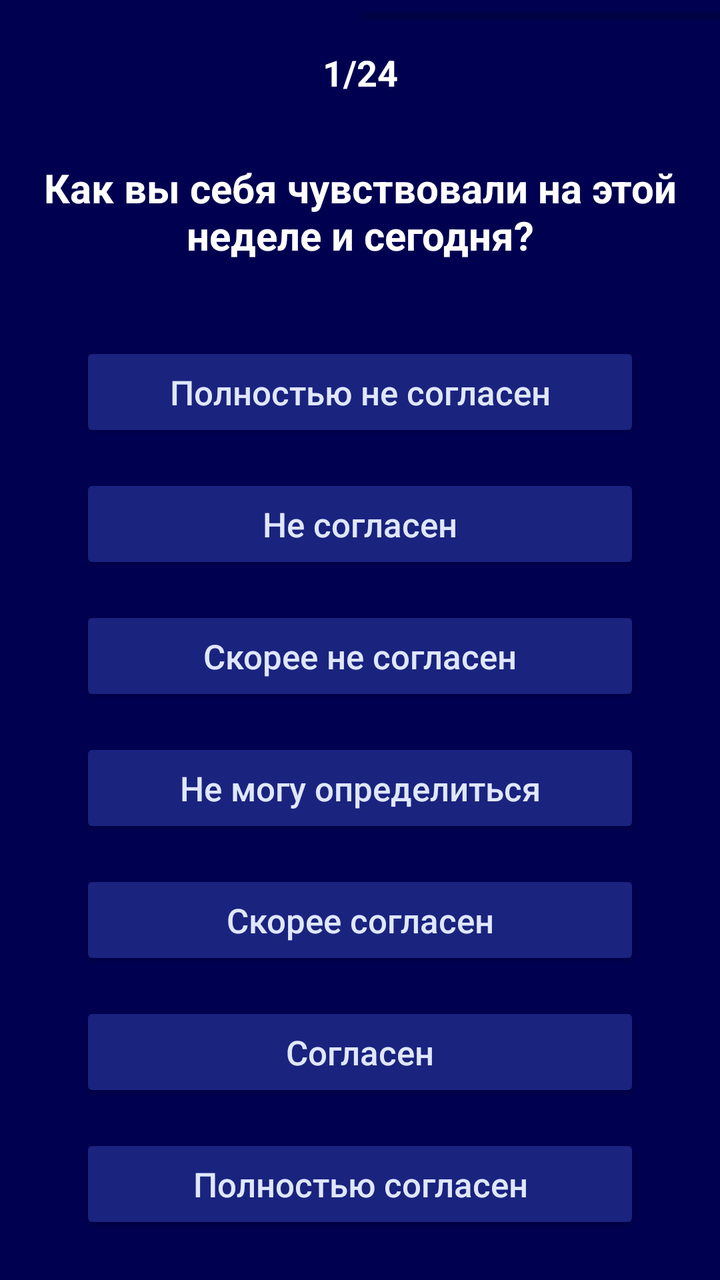
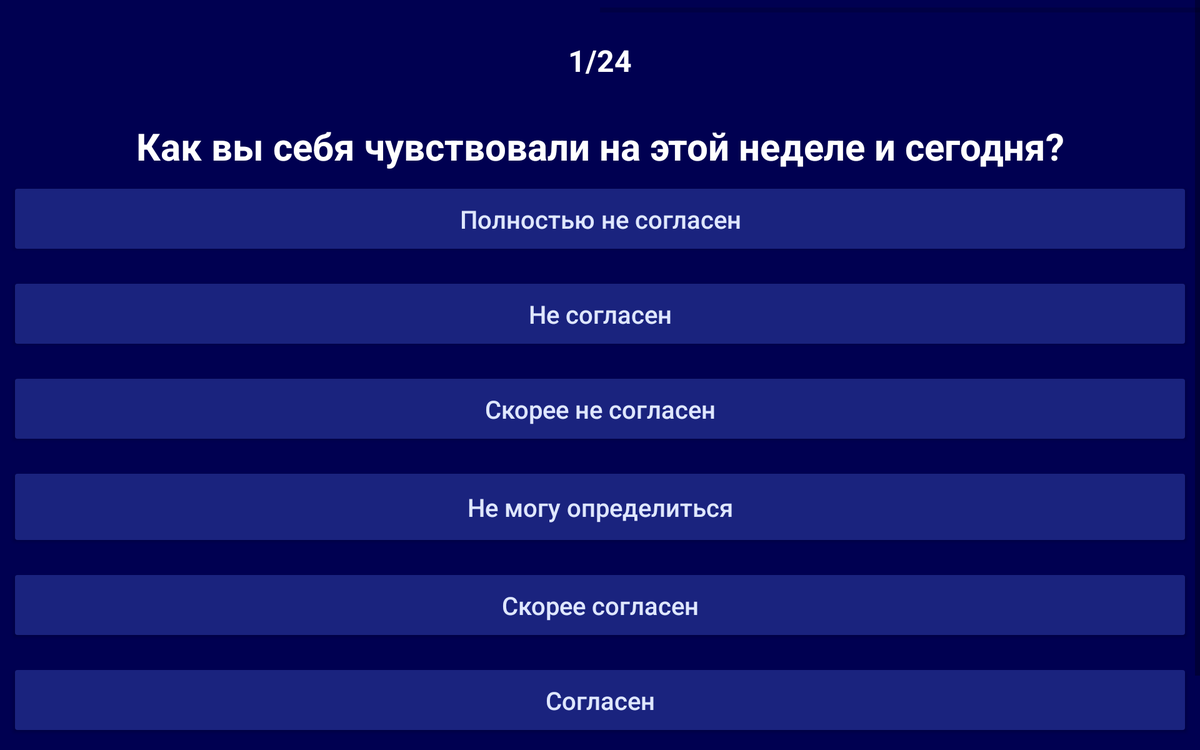

An Android layout and its configuration variant, each rendered on a device that would load it. The default file and the variant file are quoted in full after the pictures.
<!-- AndroidManifest.xml: application theme AppTheme -->
<!-- res/layout/activity_karpov.xml -->
<?xml version="1.0" encoding="utf-8"?>
<ScrollView xmlns:android="http://schemas.android.com/apk/res/android"
    xmlns:app="http://schemas.android.com/apk/res-auto"
    xmlns:tools="http://schemas.android.com/tools"
    android:layout_width="match_parent"
    android:id="@+id/root_scroll_view"
    android:layout_height="match_parent"
    android:background="@color/primaryDarkColor"
    android:fillViewport="true">

    <android.support.constraint.ConstraintLayout xmlns:android="http://schemas.android.com/apk/res/android"
        xmlns:app="http://schemas.android.com/apk/res-auto"
        xmlns:tools="http://schemas.android.com/tools"
        android:layout_width="match_parent"
        android:layout_height="wrap_content"
        android:background="@color/primaryDarkColor"
        tools:context=".ui.test.YesNoTestActivity">


        <ProgressBar
            android:id="@+id/progress_bar"
            style="?android:attr/progressBarStyleHorizontal"
            android:layout_width="match_parent"
            android:layout_height="wrap_content"
            android:progress="50"
            app:layout_constraintEnd_toEndOf="parent"
            app:layout_constraintStart_toStartOf="parent" />


        <TextView
            android:id="@+id/test_progress_count"
            android:layout_width="wrap_content"
            android:layout_height="wrap_content"
            android:layout_marginBottom="8dp"
            android:layout_marginEnd="8dp"
            android:layout_marginStart="8dp"
            android:layout_marginTop="8dp"
            android:text="1/24"
            android:textColor="@android:color/white"
            android:textSize="18sp"
            android:textStyle="bold"
            app:layout_constraintBottom_toTopOf="@+id/question_text"
            app:layout_constraintEnd_toEndOf="parent"
            app:layout_constraintStart_toStartOf="parent"
            app:layout_constraintTop_toBottomOf="@+id/progress_bar" />

        <ImageView
            android:id="@+id/back_navigation_btn"
            android:layout_width="24dp"
            android:layout_height="24dp"
            android:layout_marginStart="8dp"
            android:layout_marginTop="8dp"
            app:layout_constraintStart_toStartOf="parent"
            app:layout_constraintTop_toBottomOf="@+id/progress_bar"
            app:srcCompat="@drawable/ic_arrow_back_white_24dp" />

        <TextView
            android:id="@+id/question_text"
            android:layout_width="match_parent"
            android:layout_height="wrap_content"
            android:layout_marginTop="32dp"
            android:text="Как вы себя чувствовали на этой неделе и сегодня?"
            android:textAlignment="center"
            android:textColor="@android:color/white"
            android:textSize="20sp"
            android:textStyle="bold"
            android:layout_marginStart="8dp"
            android:layout_marginEnd="8dp"
            app:layout_constraintEnd_toEndOf="parent"
            app:layout_constraintHorizontal_bias="0.0"
            app:layout_constraintStart_toStartOf="parent"
            app:layout_constraintTop_toBottomOf="@+id/test_progress_count" />

        <LinearLayout
            android:layout_width="match_parent"
            android:layout_height="wrap_content"
            android:layout_marginTop="32dp"
            android:gravity="center"
            android:orientation="vertical"
            app:layout_constraintEnd_toEndOf="parent"
            app:layout_constraintStart_toStartOf="parent"
            app:layout_constraintTop_toBottomOf="@id/question_text">

            <Button
                android:id="@+id/answer_btn_1"
                style="@style/ButtonStyle"
                android:layout_width="280dp"
                android:layout_height="50dp"
                android:layout_marginEnd="8dp"
                android:layout_marginStart="8dp"
                android:layout_marginTop="8dp"
                android:text="Полностью не согласен" />

            <Button
                android:id="@+id/answer_btn_2"
                style="@style/ButtonStyle"
                android:layout_width="280dp"
                android:layout_height="50dp"
                android:layout_marginTop="16dp"
                android:text="Не согласен" />

            <Button
                android:id="@+id/answer_btn_3"
                style="@style/ButtonStyle"
                android:layout_width="280dp"
                android:layout_height="50dp"
                android:layout_marginTop="16dp"
                android:text="Скорее не согласен" />

            <Button
                android:id="@+id/answer_btn_4"
                style="@style/ButtonStyle"
                android:layout_width="280dp"
                android:layout_height="50dp"
                android:layout_marginTop="16dp"
                android:text="Не могу определиться" />

            <Button
                android:id="@+id/answer_btn_5"
                style="@style/ButtonStyle"
                android:layout_width="280dp"
                android:layout_height="50dp"
                android:layout_marginTop="16dp"
                android:text="Скорее согласен" />


            <Button
                android:id="@+id/answer_btn_6"
                style="@style/ButtonStyle"
                android:layout_width="280dp"
                android:layout_height="50dp"
                android:layout_marginTop="16dp"
                android:text="Согласен" />

            <Button
                android:id="@+id/answer_btn_7"
                style="@style/ButtonStyle"
                android:layout_width="280dp"
                android:layout_height="50dp"
                android:layout_marginTop="16dp"
                android:layout_marginBottom="16dp"
                android:text="Полностью согласен" />


        </LinearLayout>
    </android.support.constraint.ConstraintLayout>


</ScrollView>
<!-- resources referenced by this layout -->
<resources>
  <color name="primaryDarkColor">#000051</color>
  <style name="ButtonStyle" parent="Widget.AppCompat.Button.Colored">
          <item name="android:minHeight">65dp</item>
          <item name="android:backgroundTint">@color/primaryColor</item>
          <item name="android:textColor">#dfe7ff</item>
          <item name="android:lineSpacingExtra">4dp</item>
          <item name="android:textSize">17sp</item>
          <item name="android:textAllCaps">false</item>
      </style>
  <!-- from res/values-v21/ -->
  <style name="AppTheme" parent="Theme.AppCompat.Light.NoActionBar">
          <item name="colorPrimary">@color/primaryColor</item>
          <item name="colorPrimaryDark">@color/primaryDarkColor</item>
          <item name="colorAccent">@color/primaryDarkColor</item>
          <item name="android:toolbarStyle">@style/DefaultToolbarStyle</item>
          <item name="android:navigationBarColor">@android:color/black</item>
      </style>
  <color name="primaryColor">#1a237e</color>
  <style name="DefaultToolbarStyle" parent="Widget.AppCompat.Toolbar">
          <item name="android:titleTextColor">@android:color/white</item>
          <item name="android:navigationIcon">@drawable/ic_arrow_back_white_24dp</item>
      </style>
</resources>
<!-- res/layout-sw600dp-land/activity_karpov.xml (the author's variant of the layout above) -->
<!-- drawn on a 7-inch tablet turned sideways -->
<?xml version="1.0" encoding="utf-8"?>
<ScrollView xmlns:android="http://schemas.android.com/apk/res/android"
    xmlns:app="http://schemas.android.com/apk/res-auto"
    xmlns:tools="http://schemas.android.com/tools"
    android:id="@+id/root_scroll_view"
    android:layout_width="match_parent"
    android:layout_height="match_parent"
    android:background="@color/primaryDarkColor"
    android:fillViewport="true">

    <android.support.constraint.ConstraintLayout
        xmlns:android="http://schemas.android.com/apk/res/android"
        xmlns:app="http://schemas.android.com/apk/res-auto"
        xmlns:tools="http://schemas.android.com/tools"
        android:layout_width="match_parent"
        android:layout_height="wrap_content"
        android:background="@color/primaryDarkColor"
        tools:context=".ui.test.YesNoTestActivity">


        <ProgressBar
            android:id="@+id/progress_bar"
            style="?android:attr/progressBarStyleHorizontal"
            android:layout_width="match_parent"
            android:layout_height="wrap_content"
            android:progress="50"
            app:layout_constraintEnd_toEndOf="parent"
            app:layout_constraintStart_toStartOf="parent" />


        <TextView
            android:id="@+id/test_progress_count"
            android:layout_width="wrap_content"
            android:layout_height="wrap_content"
            android:layout_marginStart="8dp"
            android:layout_marginTop="16dp"
            android:layout_marginEnd="8dp"
            android:text="1/24"
            android:textColor="@android:color/white"
            android:textSize="24sp"
            android:textStyle="bold"
            app:layout_constraintEnd_toEndOf="parent"
            app:layout_constraintStart_toStartOf="parent"
            app:layout_constraintTop_toBottomOf="@+id/progress_bar" />

        <ImageView
            android:id="@+id/back_navigation_btn"
            android:layout_width="32dp"
            android:layout_height="32dp"
            android:layout_marginStart="16dp"
            android:layout_marginTop="16dp"
            app:layout_constraintStart_toStartOf="parent"
            app:layout_constraintTop_toBottomOf="@+id/progress_bar"
            app:srcCompat="@drawable/ic_arrow_back_white_24dp" />

        <TextView
            android:id="@+id/question_text"
            android:layout_width="0dp"
            android:layout_height="wrap_content"
            android:layout_marginStart="8dp"
            android:layout_marginTop="32dp"
            android:layout_marginEnd="8dp"
            android:text="Как вы себя чувствовали на этой неделе и сегодня?"
            android:textAlignment="center"
            android:textColor="@android:color/white"
            android:textSize="30sp"
            android:textStyle="bold"
            app:layout_constraintEnd_toEndOf="parent"
            app:layout_constraintHorizontal_bias="0.0"
            app:layout_constraintStart_toStartOf="parent"
            app:layout_constraintTop_toBottomOf="@+id/test_progress_count" />

        <LinearLayout
            android:layout_width="match_parent"
            android:layout_height="wrap_content"
            android:layout_marginBottom="8dp"
            android:gravity="center"
            android:orientation="vertical"
            app:layout_constraintBottom_toTopOf="@+id/ad_view"
            app:layout_constraintEnd_toEndOf="@id/question_text"
            app:layout_constraintHorizontal_bias="0.0"
            app:layout_constraintStart_toStartOf="@id/question_text"
            app:layout_constraintTop_toBottomOf="@id/question_text">

            <Button
                android:id="@+id/answer_btn_1"
                style="@style/ButtonStyle"
                android:layout_width="match_parent"
                android:layout_height="60dp"
                android:layout_marginStart="8dp"
                android:layout_marginTop="8dp"
                android:layout_marginEnd="8dp"
                android:text="Полностью не согласен"
                android:textSize="20sp" />

            <Button
                android:id="@+id/answer_btn_2"
                style="@style/ButtonStyle"
                android:layout_width="match_parent"
                android:layout_height="60dp"
                android:layout_marginStart="8dp"
                android:layout_marginTop="16dp"
                android:layout_marginEnd="8dp"
                android:text="Не согласен"
                android:textSize="20sp" />

            <Button
                android:id="@+id/answer_btn_3"
                style="@style/ButtonStyle"
                android:layout_width="match_parent"
                android:layout_height="60dp"
                android:layout_marginStart="8dp"
                android:layout_marginTop="16dp"
                android:layout_marginEnd="8dp"
                android:text="Скорее не согласен"
                android:textSize="20sp" />

            <Button
                android:id="@+id/answer_btn_4"
                style="@style/ButtonStyle"
                android:layout_width="match_parent"
                android:layout_height="wrap_content"
                android:layout_marginStart="8dp"
                android:layout_marginTop="16dp"
                android:layout_marginEnd="8dp"
                android:text="Не могу определиться"
                android:textSize="20sp" />

            <Button
                android:id="@+id/answer_btn_5"
                style="@style/ButtonStyle"
                android:layout_width="match_parent"
                android:layout_height="60dp"
                android:layout_marginStart="8dp"
                android:layout_marginTop="16dp"
                android:layout_marginEnd="8dp"
                android:text="Скорее согласен"
                android:textSize="20sp" />


            <Button
                android:id="@+id/answer_btn_6"
                style="@style/ButtonStyle"
                android:layout_width="match_parent"
                android:layout_height="60dp"
                android:layout_marginStart="8dp"
                android:layout_marginTop="16dp"
                android:layout_marginEnd="8dp"
                android:text="Согласен"
                android:textSize="20sp" />

            <Button
                android:id="@+id/answer_btn_7"
                style="@style/ButtonStyle"
                android:layout_width="match_parent"
                android:layout_height="60dp"
                android:layout_marginStart="8dp"
                android:layout_marginTop="16dp"
                android:layout_marginEnd="8dp"
                android:text="Полностью согласен"
                android:textSize="20sp" />


        </LinearLayout>

    </android.support.constraint.ConstraintLayout>


</ScrollView>
